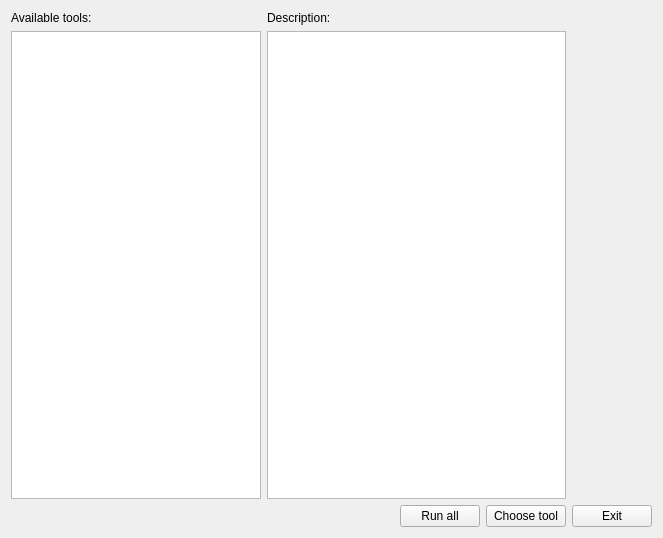
<?xml version="1.0" encoding="UTF-8"?>
<ui version="4.0">
 <class>MainToolsWidget</class>
 <widget class="QWidget" name="MainToolsWidget">
  <property name="geometry">
   <rect>
    <x>0</x>
    <y>0</y>
    <width>663</width>
    <height>538</height>
   </rect>
  </property>
  <property name="windowTitle">
   <string>ADT - Tools</string>
  </property>
  <layout class="QGridLayout" name="gridLayout">
   <item row="0" column="0">
    <widget class="QLabel" name="checkLabel">
     <property name="text">
      <string>Available tools:</string>
     </property>
    </widget>
   </item>
   <item row="0" column="1">
    <widget class="QLabel" name="descriptionLabel">
     <property name="text">
      <string>Description:</string>
     </property>
    </widget>
   </item>
   <item row="1" column="0">
    <widget class="QListView" name="checkListView">
     <property name="sizePolicy">
      <sizepolicy hsizetype="Minimum" vsizetype="Expanding">
       <horstretch>0</horstretch>
       <verstretch>0</verstretch>
      </sizepolicy>
     </property>
     <property name="minimumSize">
      <size>
       <width>250</width>
       <height>0</height>
      </size>
     </property>
     <property name="maximumSize">
      <size>
       <width>250</width>
       <height>16777215</height>
      </size>
     </property>
    </widget>
   </item>
   <item row="1" column="1" colspan="3">
    <widget class="QTextEdit" name="descriptionTextEdit">
     <property name="readOnly">
      <bool>true</bool>
     </property>
    </widget>
   </item>
   <item row="2" column="0" colspan="2">
    <spacer name="horizontalSpacer">
     <property name="orientation">
      <enum>Qt::Horizontal</enum>
     </property>
     <property name="sizeHint" stdset="0">
      <size>
       <width>384</width>
       <height>20</height>
      </size>
     </property>
    </spacer>
   </item>
   <item row="2" column="2">
    <widget class="QPushButton" name="runAllPushButton">
     <property name="sizePolicy">
      <sizepolicy hsizetype="Fixed" vsizetype="Fixed">
       <horstretch>0</horstretch>
       <verstretch>0</verstretch>
      </sizepolicy>
     </property>
     <property name="text">
      <string>Run all</string>
     </property>
    </widget>
   </item>
   <item row="2" column="3">
    <widget class="QPushButton" name="browseCheckPushButton">
     <property name="sizePolicy">
      <sizepolicy hsizetype="Fixed" vsizetype="Fixed">
       <horstretch>0</horstretch>
       <verstretch>0</verstretch>
      </sizepolicy>
     </property>
     <property name="text">
      <string>Choose tool</string>
     </property>
    </widget>
   </item>
   <item row="2" column="4">
    <widget class="QPushButton" name="exitPushButton">
     <property name="sizePolicy">
      <sizepolicy hsizetype="Fixed" vsizetype="Fixed">
       <horstretch>0</horstretch>
       <verstretch>0</verstretch>
      </sizepolicy>
     </property>
     <property name="text">
      <string>Exit</string>
     </property>
    </widget>
   </item>
  </layout>
 </widget>
 <resources/>
 <connections/>
</ui>
